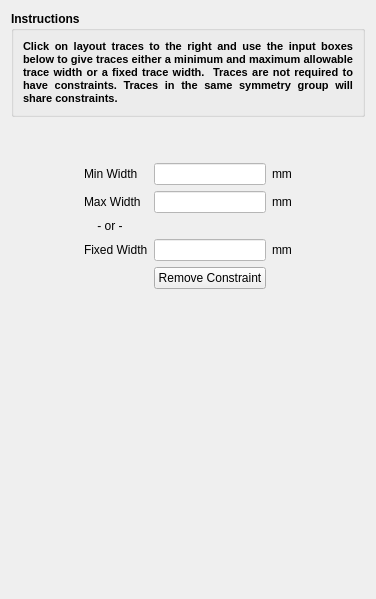
      <widget class="QWidget" name="page_10">
       <property name="geometry">
        <rect>
         <x>0</x>
         <y>0</y>
         <width>376</width>
         <height>599</height>
        </rect>
       </property>
       <attribute name="label">
        <string>Constraint Creation</string>
       </attribute>
       <layout class="QGridLayout" name="gridLayout_6">
        <item row="6" column="1">
         <widget class="QLabel" name="label_9">
          <property name="text">
           <string>Min Width</string>
          </property>
          <property name="buddy">
           <cstring>txt_minWidth</cstring>
          </property>
         </widget>
        </item>
        <item row="6" column="2">
         <widget class="QLineEdit" name="txt_minWidth">
          <property name="styleSheet">
           <string notr="true">background-color: rgb(255, 255, 255);</string>
          </property>
         </widget>
        </item>
        <item row="7" column="1">
         <widget class="QLabel" name="label_10">
          <property name="text">
           <string>Max Width</string>
          </property>
          <property name="buddy">
           <cstring>txt_maxWidth</cstring>
          </property>
         </widget>
        </item>
        <item row="7" column="2">
         <widget class="QLineEdit" name="txt_maxWidth">
          <property name="styleSheet">
           <string notr="true">background-color: rgb(255, 255, 255);</string>
          </property>
         </widget>
        </item>
        <item row="10" column="1">
         <widget class="QLabel" name="label_11">
          <property name="text">
           <string>Fixed Width</string>
          </property>
          <property name="buddy">
           <cstring>txt_fixedWidth</cstring>
          </property>
         </widget>
        </item>
        <item row="10" column="2">
         <widget class="QLineEdit" name="txt_fixedWidth">
          <property name="styleSheet">
           <string notr="true">background-color: rgb(255, 255, 255);</string>
          </property>
         </widget>
        </item>
        <item row="12" column="2">
         <spacer name="verticalSpacer">
          <property name="orientation">
           <enum>Qt::Vertical</enum>
          </property>
          <property name="sizeHint" stdset="0">
           <size>
            <width>20</width>
            <height>40</height>
           </size>
          </property>
         </spacer>
        </item>
        <item row="6" column="0">
         <spacer name="horizontalSpacer_5">
          <property name="orientation">
           <enum>Qt::Horizontal</enum>
          </property>
          <property name="sizeHint" stdset="0">
           <size>
            <width>40</width>
            <height>20</height>
           </size>
          </property>
         </spacer>
        </item>
        <item row="6" column="4">
         <spacer name="horizontalSpacer_6">
          <property name="orientation">
           <enum>Qt::Horizontal</enum>
          </property>
          <property name="sizeHint" stdset="0">
           <size>
            <width>40</width>
            <height>20</height>
           </size>
          </property>
         </spacer>
        </item>
        <item row="8" column="1" colspan="2">
         <widget class="QLabel" name="label_8">
          <property name="text">
           <string>    - or -</string>
          </property>
          <property name="alignment">
           <set>Qt::AlignLeading|Qt::AlignLeft|Qt::AlignVCenter</set>
          </property>
         </widget>
        </item>
        <item row="6" column="3">
         <widget class="QLabel" name="label_3">
          <property name="text">
           <string>mm</string>
          </property>
         </widget>
        </item>
        <item row="7" column="3">
         <widget class="QLabel" name="label_22">
          <property name="text">
           <string>mm</string>
          </property>
         </widget>
        </item>
        <item row="10" column="3">
         <widget class="QLabel" name="label_23">
          <property name="text">
           <string>mm</string>
          </property>
         </widget>
        </item>
        <item row="2" column="1">
         <spacer name="verticalSpacer_11">
          <property name="orientation">
           <enum>Qt::Vertical</enum>
          </property>
          <property name="sizeType">
           <enum>QSizePolicy::Fixed</enum>
          </property>
          <property name="sizeHint" stdset="0">
           <size>
            <width>20</width>
            <height>40</height>
           </size>
          </property>
         </spacer>
        </item>
        <item row="0" column="0" colspan="5">
         <widget class="QGroupBox" name="groupBox_2">
          <property name="minimumSize">
           <size>
            <width>0</width>
            <height>0</height>
           </size>
          </property>
          <property name="font">
           <font>
            <weight>75</weight>
            <bold>true</bold>
           </font>
          </property>
          <property name="title">
           <string>Instructions</string>
          </property>
          <layout class="QGridLayout" name="gridLayout_11">
           <item row="0" column="0">
            <widget class="QLabel" name="label_6">
             <property name="text">
              <string>&lt;!DOCTYPE HTML PUBLIC &quot;-//W3C//DTD HTML 4.0//EN&quot; &quot;http://www.w3.org/TR/REC-html40/strict.dtd&quot;&gt;
&lt;html&gt;&lt;head&gt;&lt;meta name=&quot;qrichtext&quot; content=&quot;1&quot; /&gt;&lt;style type=&quot;text/css&quot;&gt;
p, li { white-space: pre-wrap; }
&lt;/style&gt;&lt;/head&gt;&lt;body style=&quot; font-family:'MS Shell Dlg 2'; font-size:8.25pt; font-weight:600; font-style:normal;&quot;&gt;
&lt;p align=&quot;justify&quot; style=&quot; margin-top:0px; margin-bottom:0px; margin-left:0px; margin-right:0px; -qt-block-indent:0; text-indent:0px;&quot;&gt;&lt;span style=&quot; font-size:8pt;&quot;&gt;Click on layout traces to the right and use the input boxes below to give traces either a minimum and maximum allowable trace width or a fixed trace width.  Traces are not required to have constraints. Traces in the same symmetry group will share constraints.&lt;/span&gt;&lt;/p&gt;&lt;/body&gt;&lt;/html&gt;</string>
             </property>
             <property name="wordWrap">
              <bool>true</bool>
             </property>
            </widget>
           </item>
          </layout>
         </widget>
        </item>
        <item row="11" column="2">
         <widget class="QPushButton" name="btn_remove_constraint">
          <property name="text">
           <string>Remove Constraint</string>
          </property>
         </widget>
        </item>
       </layout>
      </widget>
